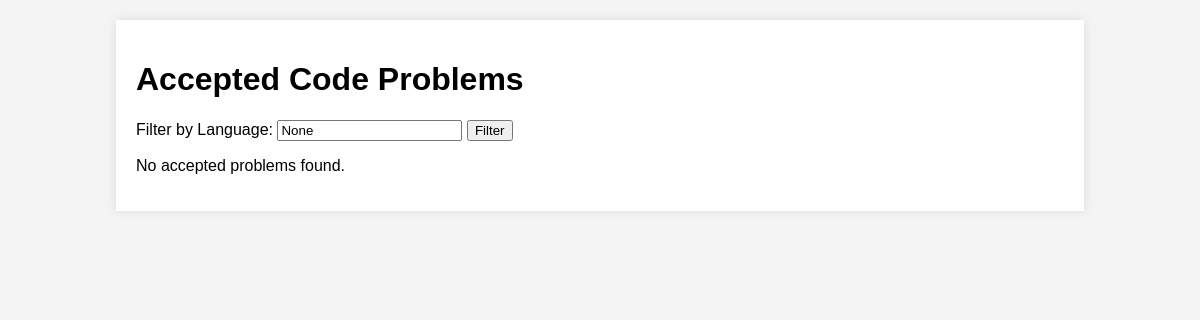
/student_problem, run on an earlier commit of the app's database.
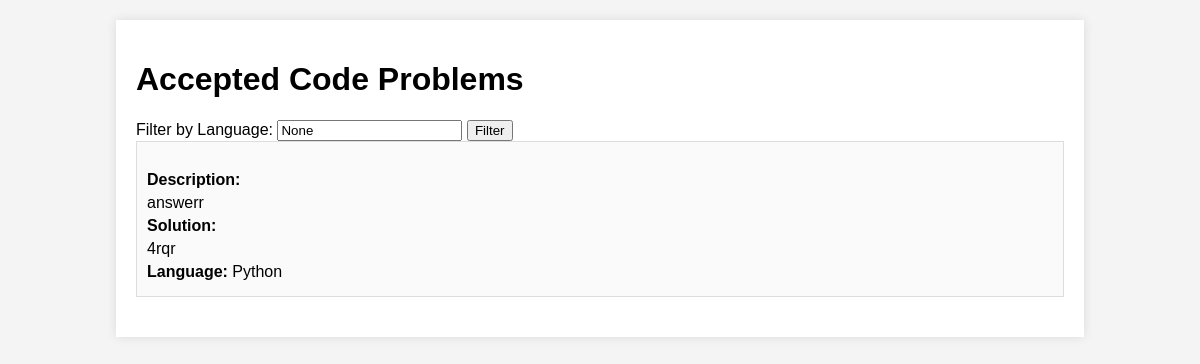
And on a later commit of the database.
### CBapp/models.py (models this page shows, shortened)
class CodeProblem(models.Model):
    problem = models.CharField(max_length=100)
    description = models.CharField(max_length=100, default="")
    solution = models.CharField(max_length=1000, default="")
    status = models.CharField(max_length=20, default="not accepted")
    language = models.CharField(max_length=50)

### CBapp/views.py (the view)
# urls.py: path('student_problem', views.ViewProblmesForStudent, name='student_problem'),
def ViewProblmesForStudent(request):
    accepted_problems = CodeProblem.objects.filter(status='accepted')
    form = ProblemFilterForm(request.GET or None)
    if form.is_valid():
        language = form.cleaned_data.get('language')
        if language:
            accepted_problems = accepted_problems.filter(language=language)
    return render(request, 'student/Showing_Problems.html', {'accepted_problems': accepted_problems, 'form': form})

### CBapp/forms.py
class ProblemFilterForm(forms.Form):
    language = forms.CharField(max_length=50, required=False)

### templates/student/Showing_Problems.html (shortened to what this page needs)
<!DOCTYPE html>
<html>
<head>
</head>
<body>
    <div class="container">
        <h1>Accepted Code Problems</h1>
        <form method="get">
            <label for="language">Filter by Language:</label>
            <input type="text" id="language" name="language" value="{{ form.language.value }}">
            <button type="submit">Filter</button>
        </form>
        {% if accepted_problems %}
            {% for problem in accepted_problems %}
                <div class="problem">
                    <p><strong>Description:</strong></p>
                    {% for paragraph in problem.description.splitlines %}
                        <p>{{ paragraph }}</p>
                    {% endfor %}
                    <p><strong>Solution:</strong></p>
                    {% for paragraph in problem.solution.splitlines %}
                        <p>{{ paragraph }}</p>
                    {% endfor %}
                    <p><strong>Language:</strong> {{ problem.language }}</p>
                </div>
            {% endfor %}
        {% else %}
            <p>No accepted problems found.</p>
        {% endif %}
    </div>
</body>
</html>

What changed in the data, as far as the page shows it:
now on this page (row edited): CodeProblem: splitlines "answerr", splitlines "4rqr", language "Python"
Also different on the page:
text no longer shown: "No accepted problems found."
